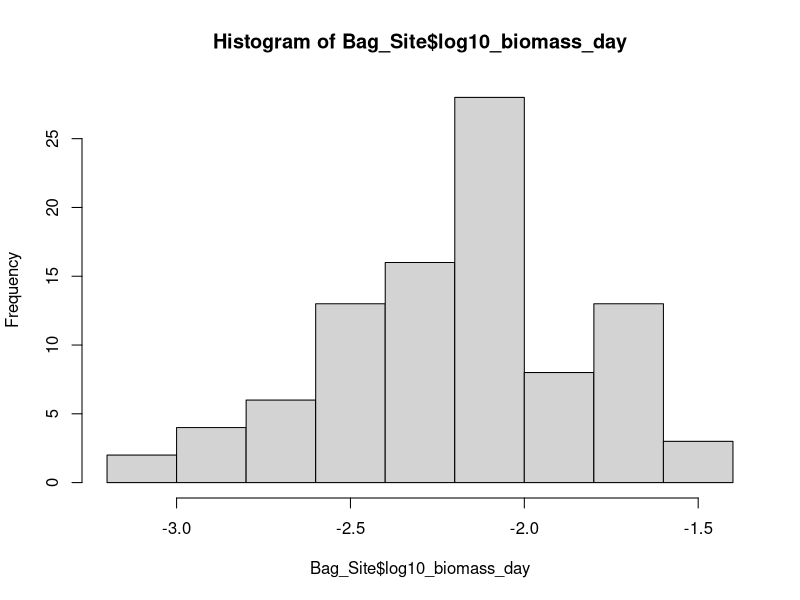

This chart was generated by the following R code:



library(tidyverse)
library(ggplot2)
library(readxl)
library(purrr)

Nutrients.Sites.All<-read_excel('Processed_data/Nutrients_Transect_level.xlsx')


myc_data <- read_excel("Raw_data/Bag_data.xlsx", sheet=1)

myc_data$Tube_myc<-as.numeric(myc_data$Tube_myc)
myc_data$myc<-as.numeric(myc_data$myc)
myc_data$beads<-as.factor(myc_data$beads)
myc_data$Tube_ID<-as.factor(myc_data$Tube_ID)


bag_data <- read_excel("Raw_data/Bag_data.xlsx", sheet=2)


bag_data$Location<-as.factor(bag_data$Location)
bag_data$Tube_ID<-as.factor(bag_data$Tube_ID)
bag_data$Site<-as.factor(bag_data$Site)
bag_data$Transect<-as.factor(bag_data$Transect)
bag_data$Nutrient_sub<-as.numeric(bag_data$Nutrient_sub)
bag_data$Bead_weight<-as.numeric(bag_data$Bead_weight)

bag_myc<-left_join(bag_data,myc_data, by='Tube_ID')%>%
  group_by(Site, Transect, Location) %>%
  mutate(Tube_ID = first(Tube_ID),
         #weight of harvested bag
         harvest_w = coalesce(Nutrient_sub, 0) + coalesce(Bead_weight, 0))%>%
  ungroup()

#This is the second round of drying where I subsampled for DNA and CNP measurments
Myc_2nd_round_weight <- read_excel("Raw_data/DW_subsample_DNA_CNP.xlsx", 
                                   sheet = "Sheet2")[,-2] #remove Col called total
Myc_2nd_round_weight$Tube_ID<-as.factor(Myc_2nd_round_weight$Tube_ID)

bag_myc<-left_join(bag_myc, Myc_2nd_round_weight%>%
  mutate(Second_Weight=rowSums(select(., DNA, Chem), na.rm = TRUE))%>%
  select(Tube_ID,Second_Weight), by = 'Tube_ID')


#this is calculated from average bag weight of undeployed bags in bag_weight_vol.R
intial_bag_w<-15.1257*2

#Jeff's math
bag_avg<-bag_myc%>%
  group_by(Site,Transect,Location) %>%
  #remove missing or damaged bags
  filter(is.na(Missing), !Damage %in% c('moderate', 'extreme','major'))%>%
  #remove samples with only 1 rep
  filter(n() == 2) %>%
  mutate(undamaged_harvest_w = sum(harvest_w, na.rm = TRUE))%>%
  group_by(Site,Transect)%>%
  mutate(mean_undam_harvest_w = mean(undamaged_harvest_w))%>%
  select(Site,Transect, mean_undam_harvest_w)%>%
  #join undamaged site avgs
  distinct()%>%
  right_join(bag_myc,by = join_by(Site,Transect))%>%
  #now I repeat what I did above, but for damaged sites as well
  group_by(Site,Transect,Location) %>%
  mutate(harvest_w = sum(harvest_w, na.rm = TRUE))%>%
  #this is my really ugly way of combining the technical replicates
  #I know there has to be a better way, but this just seemed like the best way to avoid data loss
  group_by(Site,Transect,Location)%>%
  mutate(
    mean_undam_harvest_w = first(mean_undam_harvest_w),
    harvest_date = first(harvest_date),
    Nutrient_sub = sum(Nutrient_sub, na.rm = TRUE),
    Bead_weight = sum(Bead_weight, na.rm = TRUE),
    notes.x = paste(notes.x, collapse = " | "),
    roots_in_sample = paste(roots_in_sample, collapse = " | "),
    Damage = paste(Damage, collapse = " | "),
    Missing = paste(Missing, collapse = " | "),
    Before_root.hyphae = first(Before_root.hyphae),
    dirt_in_sample = if_else(any(dirt_in_sample == 'y', na.rm = TRUE), 'y', NA_character_),
    mass_loss = first(mass_loss),
    Tube_w_mg = sum(Tube_w_mg, na.rm = TRUE),
    Tube_myc = sum(Tube_myc, na.rm = TRUE),
    myc = sum(myc, na.rm = TRUE),
    beads = first(beads),
    notes.y = first(notes.y),
    harvest_w = first(harvest_w))%>%
  select(-Rep)%>%
  distinct()%>%
  mutate(initalmass_est = ifelse(grepl('y',Missing) |grepl("moderate|extreme", Damage),
                                 (2*(intial_bag_w * harvest_w) / mean_undam_harvest_w),harvest_w),
         myc_per_bead= (myc / initalmass_est),
         myc_bag_yield_est= myc_per_bead*initalmass_est,
         initalmass_est_avg_all= ((intial_bag_w * harvest_w) / mean_undam_harvest_w),
         myc_per_bead_avg_all= (myc / initalmass_est_avg_all),
         myc_bag_yield_estavg_all= myc_per_bead_avg_all*initalmass_est)%>%
  #now do the same thing to the weights of the myc the second time after weighing
  mutate(Second_Weight_per_bead= (Second_Weight / initalmass_est),
         Second_Weight_bag_yield_est= Second_Weight_per_bead*initalmass_est,
         initalmass_est_avg_all= ((intial_bag_w * harvest_w) / mean_undam_harvest_w),
         Second_Weight_per_bead_avg_all= (Second_Weight / initalmass_est_avg_all),
         Second_Weight_bag_yield_estavg_all= Second_Weight_per_bead_avg_all*initalmass_est)


#CV of bag weights
Site.variation<-bag_avg%>%
  group_by(Site) %>%
  summarise(mean_wt = mean(mean_undam_harvest_w), sd_wt = sd(mean_undam_harvest_w)) %>%
  mutate(cov_wt = sd_wt/mean_wt)%>%
  ungroup()%>%
  mutate(mean_CV=mean(cov_wt))






PROC_VEG_Transect <- read_excel("Raw_data/Site_Data/ABS.MER.fielddata.Feb.2023_R.PROCESSED.VEG.COVER_ALL.xlsx", 
                                sheet = "Transect.Level_Data")
PROC_VEG_Transect<-PROC_VEG_Transect%>%
  mutate(Site=gsub('ABS00|ABS0', "", Site),
         Transect=gsub('T',"",Transect))

 
Site_Info <- read_excel("Raw_data/Site_Data/Site.Info.xlsx")%>%
  select('1st_Soil_Sample',Bag_Install,Site,Pair)%>%
  mutate(Site=gsub('ABS00|ABS0', "", Site))%>%
           unique()%>%
   group_by(Pair) %>%
  mutate(Site_Pair = paste(sort(unique(Site)), collapse = "-")) %>%
  ungroup()
  

site_data<-list(bag_avg, Nutrients.Sites.All,PROC_VEG_Transect,Site_Info)
#calculate variation within sites in terms of biomass 
Bag_Site<-reduce(site_data,left_join)%>%
  arrange(Transect, Location) %>%
  mutate(Location = factor(Location, levels = sort(unique(Location))))%>%
  group_by(Site)%>%
  mutate(mean_yield = ifelse(myc_bag_yield_est>0, mean(myc_bag_yield_est, na.rm = TRUE), NA),
         sd_yield = sd(myc_bag_yield_est, na.rm = TRUE),
         z_score = (myc_bag_yield_est - mean_yield) / sd_yield,
         is_outlier_Z = abs(z_score) > 2)

rm(bag_data,myc_data,bag_myc,Site_Info,site_data,bag_avg)

#add instillation date
Bag_Site$harvest_date<-as_date(Bag_Site$harvest_date)
Bag_Site$Bag_Install<-as_date(Bag_Site$Bag_Install)


Bag_Site <- Bag_Site %>%
  mutate(Days_Installed = as.integer(harvest_date - Bag_Install))%>%
  arrange(Site,Days_Installed)


mean(Bag_Site$Days_Installed)
sd(Bag_Site$Days_Installed)


Bag_Site$log10_myc_bag_yield_est <- log10(Bag_Site$myc_bag_yield_est + 0.18)
Bag_Site$log10_Second_Weight_bag_yield_est <- log10(Bag_Site$Second_Weight_bag_yield_est + 0.095)
Bag_Site<-Bag_Site%>%
  mutate(Biomass_day=as.numeric(Second_Weight_bag_yield_est/Days_Installed),
         log10_biomass_day= log10(Biomass_day))

hist(Bag_Site$log10_biomass_day)



Bag_Site %>%
  arrange(Second_Weight_bag_yield_est) %>%
  head()%>%
  select(Second_Weight_bag_yield_est)

#hist(log10(.05+Bag_Site$NO3))
Bag_Site$Fire.Interval<-factor(Bag_Site$Fire.Interval, levels = c('Short','Long'))
Bag_Site$Fire.Severity<-factor(Bag_Site$Fire.Severity, levels = c('Low','High'))





library(writexl)
write_xlsx(Bag_Site, path='Processed_data/All_Bag_Site_Info.xlsx')
